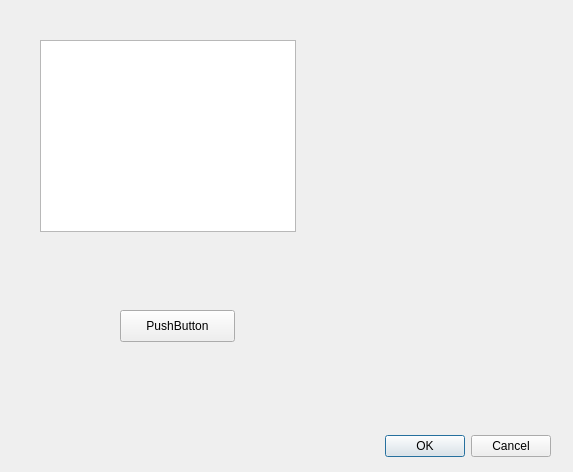
<?xml version="1.0" encoding="UTF-8"?>
<ui version="4.0">
 <class>Dialog</class>
 <widget class="QDialog" name="Dialog">
  <property name="geometry">
   <rect>
    <x>0</x>
    <y>0</y>
    <width>573</width>
    <height>472</height>
   </rect>
  </property>
  <property name="windowTitle">
   <string>Dialog</string>
  </property>
  <widget class="QDialogButtonBox" name="buttonBox">
   <property name="geometry">
    <rect>
     <x>210</x>
     <y>430</y>
     <width>341</width>
     <height>32</height>
    </rect>
   </property>
   <property name="orientation">
    <enum>Qt::Horizontal</enum>
   </property>
   <property name="standardButtons">
    <set>QDialogButtonBox::Cancel|QDialogButtonBox::Ok</set>
   </property>
  </widget>
  <widget class="QTextBrowser" name="textBrowser">
   <property name="geometry">
    <rect>
     <x>40</x>
     <y>40</y>
     <width>256</width>
     <height>192</height>
    </rect>
   </property>
  </widget>
  <widget class="QPushButton" name="pushButton">
   <property name="enabled">
    <bool>true</bool>
   </property>
   <property name="geometry">
    <rect>
     <x>120</x>
     <y>310</y>
     <width>115</width>
     <height>32</height>
    </rect>
   </property>
   <property name="autoFillBackground">
    <bool>false</bool>
   </property>
   <property name="text">
    <string>PushButton</string>
   </property>
   <property name="autoDefault">
    <bool>true</bool>
   </property>
   <property name="default">
    <bool>false</bool>
   </property>
   <property name="flat">
    <bool>false</bool>
   </property>
  </widget>
 </widget>
 <resources/>
 <connections>
  <connection>
   <sender>buttonBox</sender>
   <signal>accepted()</signal>
   <receiver>Dialog</receiver>
   <slot>accept()</slot>
   <hints>
    <hint type="sourcelabel">
     <x>248</x>
     <y>254</y>
    </hint>
    <hint type="destinationlabel">
     <x>157</x>
     <y>274</y>
    </hint>
   </hints>
  </connection>
  <connection>
   <sender>buttonBox</sender>
   <signal>rejected()</signal>
   <receiver>Dialog</receiver>
   <slot>reject()</slot>
   <hints>
    <hint type="sourcelabel">
     <x>316</x>
     <y>260</y>
    </hint>
    <hint type="destinationlabel">
     <x>286</x>
     <y>274</y>
    </hint>
   </hints>
  </connection>
 </connections>
</ui>
